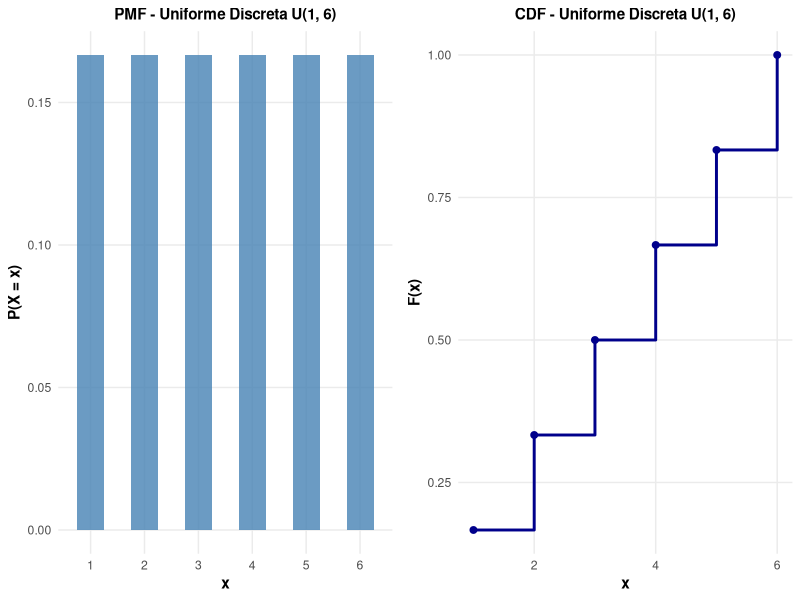
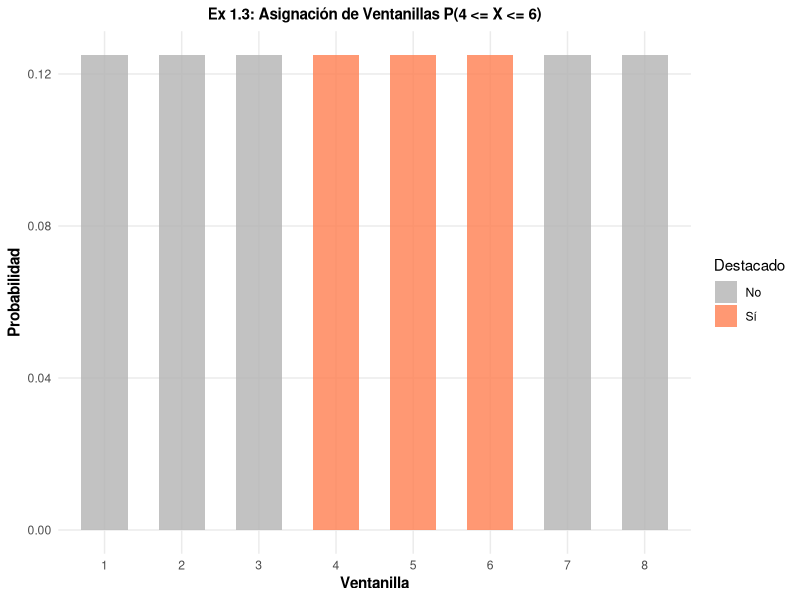
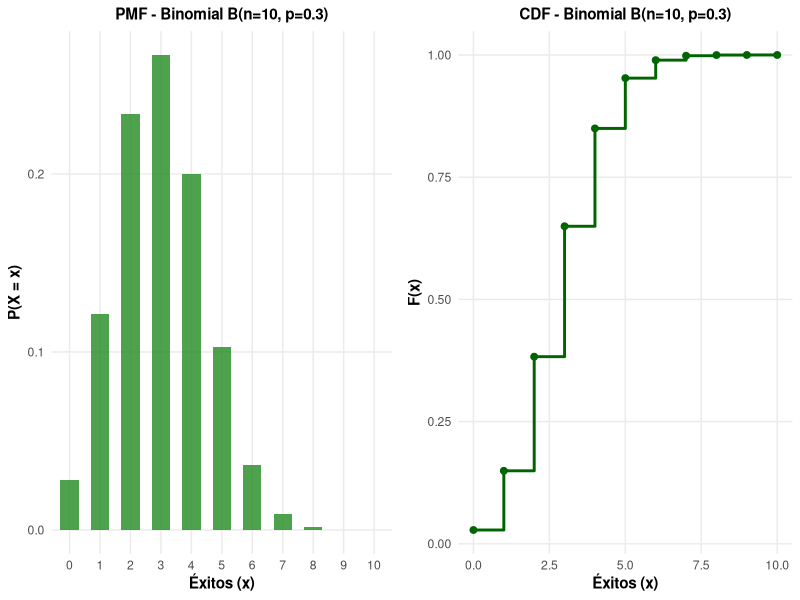
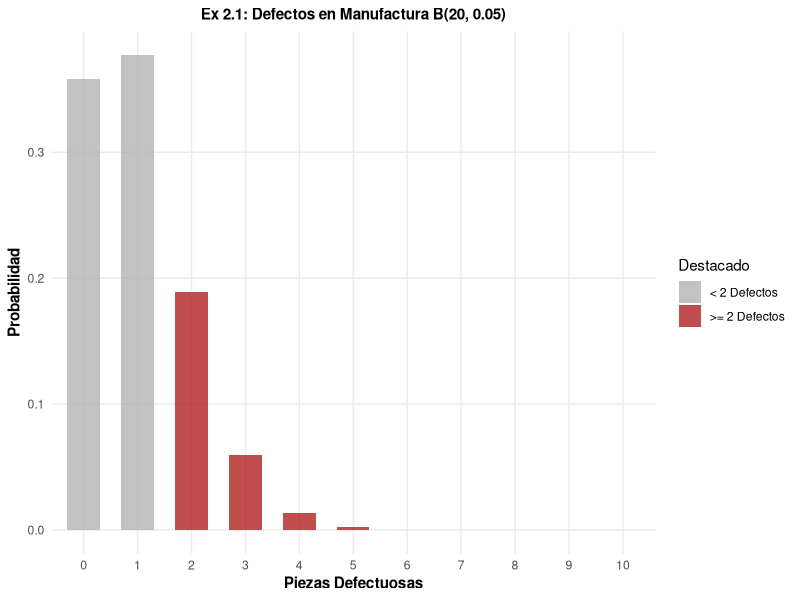

Recreate these plots in R, in order. (Note: this script raises an error after producing the figures.)
## ---- chunk 1
# ==============================================================================
# TAREA 5: ESTADÍSTICA APLICADA - DISTRIBUCIONES DISCRETAS DE PROBABILIDAD
# ==============================================================================
# En este script resuelvo los ejercicios de la Tarea 5 analizando las 6 
# distribuciones discretas principales. Para cada tema incluyo su parte teórica, 
# gráficas de densidad (PMF) y acumulada (CDF), junto con 3 ejercicios resueltos 
# comparando el cálculo teórico vs simulación montecarlo en R.
# ==============================================================================

library(ggplot2)
library(dplyr)
library(tidyr)
library(gridExtra)

# Fijo la semilla para que mis simulaciones sean reproducibles
set.seed(42)

# Configuro un tema limpio en ggplot2 para mis gráficas
theme_set(theme_minimal() + 
            theme(plot.title = element_text(face = "bold", size = 11, hjust = 0.5),
                  axis.title = element_text(face = "bold"),
                  panel.grid.minor = element_blank()))


# ==============================================================================
# 1. DISTRIBUCIÓN UNIFORME DISCRETA
# ==============================================================================
# Parámetros: k valores equiprobables en {a, a+1, ..., b}, donde n = b - a + 1.
# Media E[X] = (a + b) / 2 | Varianza Var(X) = ((b - a + 1)^2 - 1) / 12
# Como R no trae funciones nativas dunifdis/punifdis, programo mis propias funciones:

dunifdis <- function(x, a, b) ifelse(x >= a & x <= b & x == round(x), 1 / (b - a + 1), 0)
punifdis <- function(x, a, b) ifelse(x < a, 0, ifelse(x >= b, 1, (floor(x) - a + 1) / (b - a + 1)))

# Genero los datos para graficar la PMF y CDF del caso base U(1, 6)
df_unif <- data.frame(x = 1:6) %>%
  mutate(PMF = dunifdis(x, 1, 6), CDF = punifdis(x, 1, 6))

p1_pmf <- ggplot(df_unif, aes(x = factor(x), y = PMF)) +
  geom_col(fill = "steelblue", alpha = 0.8, width = 0.5) +
  labs(title = "PMF - Uniforme Discreta U(1, 6)", x = "x", y = "P(X = x)")

p1_cdf <- ggplot(df_unif, aes(x = x, y = CDF)) +
  geom_step(color = "darkblue", size = 1) + geom_point(color = "darkblue", size = 2) +
  labs(title = "CDF - Uniforme Discreta U(1, 6)", x = "x", y = "F(x)")

grid.arrange(p1_pmf, p1_cdf, ncol = 2)

# --- Ejercicio 1.1: Control de Calidad ---
# Un inspector elige al azar un lote del 1 al 6. ¿Cuál es la probabilidad de inspeccionar el lote 3 o menor?
a1 <- 1; b1 <- 6
prob_e11 <- punifdis(3, a1, b1)
sim_e11 <- sample(a1:b1, size = 10000, replace = TRUE)
mean_sim_e11 <- mean(sim_e11 <= 3)
cat("Ex 1.1 - P(X <= 3): Teórico =", prob_e11, "| Muestral =", mean_sim_e11, "\n")

# --- Ejercicio 1.2: Finanzas / Asignación de Portafolios ---
# Un algoritmo asigna al azar tipos de activos numerados del 1 al 10. ¿Probabilidad de asignar el activo 7?
a2 <- 1; b2 <- 10
prob_e12 <- dunifdis(7, a2, b2)
sim_e12 <- sample(a2:b2, size = 10000, replace = TRUE)
mean_sim_e12 <- mean(sim_e12 == 7)
cat("Ex 1.2 - P(X = 7): Teórico =", prob_e12, "| Muestral =", mean_sim_e12, "\n")

# --- Ejercicio 1.3: Servicios / Ventanillas ---
# Se asignan clientes a 8 ventanillas equiprobables. ¿Probabilidad de caer en ventanillas de la 4 a la 6?
a3 <- 1; b3 <- 8
prob_e13 <- punifdis(6, a3, b3) - punifdis(3, a3, b3)
sim_e13 <- sample(a3:b3, size = 10000, replace = TRUE)
mean_sim_e13 <- mean(sim_e13 >= 4 & sim_e13 <= 6)
cat("Ex 1.3 - P(4 <= X <= 6): Teórico =", prob_e13, "| Muestral =", mean_sim_e13, "\n")

# Grafico las ventanillas de interés para resaltar la probabilidad
df_e13 <- data.frame(x = 1:8) %>% mutate(Destacado = ifelse(x >= 4 & x <= 6, "Sí", "No"))
ggplot(df_e13, aes(x = factor(x), y = 1/8, fill = Destacado)) +
  geom_col(alpha = 0.8, width = 0.6) +
  scale_fill_manual(values = c("No" = "gray70", "Sí" = "coral")) +
  labs(title = "Ex 1.3: Asignación de Ventanillas P(4 <= X <= 6)", x = "Ventanilla", y = "Probabilidad")


# ==============================================================================
# 2. DISTRIBUCIONES BERNOULLI Y BINOMIAL
# ==============================================================================
# Parámetros: n (número de ensayos independientes), p (probabilidad de éxito).
# Media E[X] = n*p | Varianza Var(X) = n*p*(1-p)
# Usando funciones integradas de R: dbinom(), pbinom(), rbinom()

df_binom <- data.frame(x = 0:10) %>%
  mutate(PMF = dbinom(x, size = 10, prob = 0.3), CDF = pbinom(x, size = 10, prob = 0.3))

p2_pmf <- ggplot(df_binom, aes(x = factor(x), y = PMF)) +
  geom_col(fill = "forestgreen", alpha = 0.8, width = 0.6) +
  labs(title = "PMF - Binomial B(n=10, p=0.3)", x = "Éxitos (x)", y = "P(X = x)")

p2_cdf <- ggplot(df_binom, aes(x = x, y = CDF)) +
  geom_step(color = "darkgreen", size = 1) + geom_point(color = "darkgreen", size = 2) +
  labs(title = "CDF - Binomial B(n=10, p=0.3)", x = "Éxitos (x)", y = "F(x)")

grid.arrange(p2_pmf, p2_cdf, ncol = 2)

# --- Ejercicio 2.1: Manufactura ---
# Inspección de n = 20 piezas con probabilidad de defecto p = 0.05. Probabilidad de hallarse 2 o más defectuosas.
n21 <- 20; p21 <- 0.05
prob_e21 <- 1 - pbinom(1, size = n21, prob = p21)
sim_e21 <- rbinom(10000, size = n21, prob = p21)
mean_sim_e21 <- mean(sim_e21 >= 2)
cat("Ex 2.1 - P(X >= 2): Teórico =", prob_e21, "| Muestral =", mean_sim_e21, "\n")

# --- Ejercicio 2.2: Finanzas / Créditos ---
# Se evalúan n = 15 solicitudes con tasa de aprobación del 60% (p = 0.60). Probabilidad de aprobar 10 exactas.
n22 <- 15; p22 <- 0.60
prob_e22 <- dbinom(10, size = n22, prob = p22)
sim_e22 <- rbinom(10000, size = n22, prob = p22)
mean_sim_e22 <- mean(sim_e22 == 10)
cat("Ex 2.2 - P(X = 10): Teórico =", prob_e22, "| Muestral =", mean_sim_e22, "\n")

# --- Ejercicio 2.3: Control de Calidad ---
# Se prueban 12 componentes con p_falla = 0.15. Probabilidad de que a lo sumo 3 fallen.
n23 <- 12; p23 <- 0.15
prob_e23 <- pbinom(3, size = n23, prob = p23)
sim_e23 <- rbinom(10000, size = n23, prob = p23)
mean_sim_e23 <- mean(sim_e23 <= 3)
cat("Ex 2.3 - P(X <= 3): Teórico =", prob_e23, "| Muestral =", mean_sim_e23, "\n")

# Visualización para resaltar el caso de 2 o más defectuosas
df_e21 <- data.frame(x = 0:10) %>% 
  mutate(prob = dbinom(x, n21, p21), Destacado = ifelse(x >= 2, ">= 2 Defectos", "< 2 Defectos"))
ggplot(df_e21, aes(x = factor(x), y = prob, fill = Destacado)) +
  geom_col(alpha = 0.8, width = 0.6) +
  scale_fill_manual(values = c("< 2 Defectos" = "gray70", ">= 2 Defectos" = "firebrick")) +
  labs(title = "Ex 2.1: Defectos en Manufactura B(20, 0.05)", x = "Piezas Defectuosas", y = "Probabilidad")


# ==============================================================================
# 3. DISTRIBUCIÓN GEOMÉTRICA
# ==============================================================================
# Parámetros: p (probabilidad de éxito en cada ensayo).
# OJO: En R (dgeom/rgeom), X representa el número de FRACASOS antes del primer éxito.
# Media E[X_fracasos] = (1-p)/p | Media E[X_ensayos] = 1/p | Varianza Var(X) = (1-p) / p^2

df_geom <- data.frame(x = 0:10) %>%
  mutate(PMF = dgeom(x, prob = 0.25), CDF = pgeom(x, prob = 0.25))

p3_pmf <- ggplot(df_geom, aes(x = factor(x), y = PMF)) +
  geom_col(fill = "purple", alpha = 0.8, width = 0.6) +
  labs(title = "PMF - Geométrica Geom(p=0.25)", x = "Fracasos previos (x)", y = "P(X = x)")

p3_cdf <- ggplot(df_geom, aes(x = x, y = CDF)) +
  geom_step(color = "darkpurple", size = 1) + geom_point(color = "darkpurple", size = 2) +
  labs(title = "CDF - Geométrica Geom(p=0.25)", x = "Fracasos previos (x)", y = "F(x)")

grid.arrange(p3_pmf, p3_cdf, ncol = 2)

# --- Ejercicio 3.1: Servicios / Call Center ---
# p_conectar = 0.20. ¿Probabilidad de lograr la conexión exactamente en el 4to intento (3 fracasos antes)?
p31 <- 0.20
prob_e31 <- dgeom(3, prob = p31)
sim_e31 <- rgeom(10000, prob = p31)
mean_sim_e31 <- mean(sim_e31 == 3)
cat("Ex 3.1 - P(Éxito en intento 4): Teórico =", prob_e31, "| Muestral =", mean_sim_e31, "\n")

# --- Ejercicio 3.2: Control de Calidad ---
# p_defectuosa = 0.08. ¿Probabilidad de requerir más de 5 inspecciones para ver una defectuosa (más de 4 fracasos)?
p32 <- 0.08
prob_e32 <- 1 - pgeom(4, prob = p32)
sim_e32 <- rgeom(10000, prob = p32)
mean_sim_e32 <- mean(sim_e32 > 4)
cat("Ex 3.2 - P(Ensayos > 5): Teórico =", prob_e32, "| Muestral =", mean_sim_e32, "\n")

# --- Ejercicio 3.3: Ventas ---
# p_venta = 0.15. ¿Probabilidad de hacer la primera venta en los primeros 3 intentos (a lo sumo 2 fracasos)?
p33 <- 0.15
prob_e33 <- pgeom(2, prob = p33)
sim_e33 <- rgeom(10000, prob = p33)
mean_sim_e33 <- mean(sim_e33 <= 2)
cat("Ex 3.3 - P(Ensayos <= 3): Teórico =", prob_e33, "| Muestral =", mean_sim_e33, "\n")

# Grafico los intentos destacando los primeros 3 ensayos
df_e33 <- data.frame(x = 0:10) %>% 
  mutate(prob = dgeom(x, p33), Destacado = ifelse(x <= 2, "<= 3 Ensayos", "> 3 Ensayos"))
ggplot(df_e33, aes(x = factor(x + 1), y = prob, fill = Destacado)) +
  geom_col(alpha = 0.8, width = 0.6) +
  scale_fill_manual(values = c("<= 3 Ensayos" = "purple", "> 3 Ensayos" = "gray70")) +
  labs(title = "Ex 3.3: Intento de Primera Venta Geom(0.15)", x = "Número de Intento", y = "Probabilidad")


# ==============================================================================
# 4. DISTRIBUCIÓN BINOMIAL NEGATIVA
# ==============================================================================
# Parámetros: r (número de éxitos requeridos), p (probabilidad de éxito por ensayo).
# Nota: En R (dnbinom/pnbinom), X me cuenta los FRACASOS necesarios antes del r-ésimo éxito.
# Media E[X_fracasos] = r*(1-p)/p | Varianza Var(X) = r*(1-p) / p^2

df_nbinom <- data.frame(x = 0:15) %>%
  mutate(PMF = dnbinom(x, size = 3, prob = 0.4), CDF = pnbinom(x, size = 3, prob = 0.4))

p4_pmf <- ggplot(df_nbinom, aes(x = factor(x), y = PMF)) +
  geom_col(fill = "darkorange", alpha = 0.8, width = 0.6) +
  labs(title = "PMF - Binomial Negativa NB(r=3, p=0.4)", x = "Fracasos previos (x)", y = "P(X = x)")

p4_cdf <- ggplot(df_nbinom, aes(x = x, y = CDF)) +
  geom_step(color = "brown", size = 1) + geom_point(color = "brown", size = 2) +
  labs(title = "CDF - Binomial Negativa NB(r=3, p=0.4)", x = "Fracasos previos (x)", y = "F(x)")

grid.arrange(p4_pmf, p4_cdf, ncol = 2)

# --- Ejercicio 4.1: Control de Calidad ---
# Quiero encontrar r = 3 piezas defectuosas (p = 0.10). ¿Probabilidad de revisar exactamente 15 piezas no defectuosas antes?
r41 <- 3; p41 <- 0.10
prob_e41 <- dnbinom(15, size = r41, prob = p41)
sim_e41 <- rnbinom(10000, size = r41, prob = p41)
mean_sim_e41 <- mean(sim_e41 == 15)
cat("Ex 4.1 - P(Fracasos = 15): Teórico =", prob_e41, "| Muestral =", mean_sim_e41, "\n")

# --- Ejercicio 4.2: Servicios / Recursos Humanos ---
# Busco r = 4 candidatos aptos (p = 0.30). Probabilidad de tener que hacer 10 o menos entrevistas en total (fracasos <= 6).
r42 <- 4; p42 <- 0.30
prob_e42 <- pnbinom(6, size = r42, prob = p42)
sim_e42 <- rnbinom(10000, size = r42, prob = p42)
mean_sim_e42 <- mean(sim_e42 <= 6)
cat("Ex 4.2 - P(Total <= 10): Teórico =", prob_e42, "| Muestral =", mean_sim_e42, "\n")

# --- Ejercicio 4.3: Finanzas / Ventas ---
# Necesito captar r = 2 clientes VIP (p = 0.25). Probabilidad de acumular más de 5 rechazos antes de lograrlo.
r43 <- 2; p43 <- 0.25
prob_e43 <- 1 - pnbinom(5, size = r43, prob = p43)
sim_e43 <- rnbinom(10000, size = r43, prob = p43)
mean_sim_e43 <- mean(sim_e43 > 5)
cat("Ex 4.3 - P(Fracasos > 5): Teórico =", prob_e43, "| Muestral =", mean_sim_e43, "\n")

# Visualización para las entrevistas totales del Ejercicio 4.2
df_e42 <- data.frame(x = 0:15) %>% 
  mutate(prob = dnbinom(x, size = r42, prob = p42), Destacado = ifelse(x <= 6, "<= 10 Entrevistas", "> 10 Entrevistas"))
ggplot(df_e42, aes(x = factor(x + r42), y = prob, fill = Destacado)) +
  geom_col(alpha = 0.8, width = 0.6) +
  scale_fill_manual(values = c("<= 10 Entrevistas" = "darkorange", "> 10 Entrevistas" = "gray70")) +
  labs(title = "Ex 4.2: Entrevistas para 4 Candidatos Aptos NB(4, 0.30)", x = "Entrevistas Totales", y = "Probabilidad")


# ==============================================================================
# 5. DISTRIBUCIÓN HIPERGEOMÉTRICA
# ==============================================================================
# Muestreo sin reemplazo de una población finita.
# Parámetros en R (dhyper): m (éxitos en población), n (fracasos en población), k (muestra).
# Media E[X] = k * (m / (m + n))
# Varianza Var(X) = k * (m / N) * (1 - m/N) * ((N - k) / (N - 1))  donde N = m + n

df_hyper <- data.frame(x = 0:10) %>%
  mutate(PMF = dhyper(x, m = 20, n = 80, k = 10), CDF = phyper(x, m = 20, n = 80, k = 10))

p5_pmf <- ggplot(df_hyper, aes(x = factor(x), y = PMF)) +
  geom_col(fill = "teal", alpha = 0.8, width = 0.6) +
  labs(title = "PMF - Hipergeométrica Hyper(m=20, n=80, k=10)", x = "Éxitos muestrales (x)", y = "P(X = x)")

p5_cdf <- ggplot(df_hyper, aes(x = x, y = CDF)) +
  geom_step(color = "darkteal", size = 1) + geom_point(color = "darkteal", size = 2) +
  labs(title = "CDF - Hipergeométrica Hyper(m=20, n=80, k=10)", x = "Éxitos muestrales (x)", y = "F(x)")

grid.arrange(p5_pmf, p5_cdf, ncol = 2)

# --- Ejercicio 5.1: Control de Calidad ---
# Lote N = 50 piezas (m = 8 defectuosas, n_pobl = 42 buenas). Se toma una muestra k = 5. ¿Probabilidad de 2 defectuosas?
m51 <- 8; n51 <- 42; k51 <- 5
prob_e51 <- dhyper(2, m = m51, n = n51, k = k51)
sim_e51 <- rhyper(10000, m = m51, n = n51, k = k51)
mean_sim_e51 <- mean(sim_e51 == 2)
cat("Ex 5.1 - P(X = 2): Teórico =", prob_e51, "| Muestral =", mean_sim_e51, "\n")

# --- Ejercicio 5.2: Auditoría Financiera ---
# N = 30 facturas (m = 6 con errores, n_pobl = 24 bien). Reviso k = 6. ¿Probabilidad de hallar al menos 1 con error?
m52 <- 6; n52 <- 24; k52 <- 6
prob_e52 <- 1 - phyper(0, m = m52, n = n52, k = k52)
sim_e52 <- rhyper(10000, m = m52, n = n52, k = k52)
mean_sim_e52 <- mean(sim_e52 >= 1)
cat("Ex 5.2 - P(X >= 1): Teórico =", prob_e52, "| Muestral =", mean_sim_e52, "\n")

# --- Ejercicio 5.3: Selección de Personal ---
# N = 20 profesionales (12 ingenieros, 8 economistas). Se eligen k = 4. ¿Probabilidad de incluir 2 ingenieros exactos?
m53 <- 12; n53 <- 8; k53 <- 4
prob_e53 <- dhyper(2, m = m53, n = n53, k = k53)
sim_e53 <- rhyper(10000, m = m53, n = n53, k = k53)
mean_sim_e53 <- mean(sim_e53 == 2)
cat("Ex 5.3 - P(X = 2): Teórico =", prob_e53, "| Muestral =", mean_sim_e53, "\n")

# Gráfica para destacar facturas con error en la muestra de auditoría
df_e52 <- data.frame(x = 0:6) %>% 
  mutate(prob = dhyper(x, m52, n52, k52), Destacado = ifelse(x >= 1, "Con error", "Sin error"))
ggplot(df_e52, aes(x = factor(x), y = prob, fill = Destacado)) +
  geom_col(alpha = 0.8, width = 0.6) +
  scale_fill_manual(values = c("Sin error" = "gray70", "Con error" = "teal")) +
  labs(title = "Ex 5.2: Auditoría de Facturas con Error", x = "Facturas Erróneas en Muestra", y = "Probabilidad")


# ==============================================================================
# 6. DISTRIBUCIÓN DE POISSON
# ==============================================================================
# Ocurrencia de eventos raros en un intervalo continuo de tiempo o espacio.
# Parámetro: lambda (promedio de ocurrencias por unidad de medida).
# Media E[X] = lambda | Varianza Var(X) = lambda
# Funciones R: dpois(), ppois(), rpois()

df_pois <- data.frame(x = 0:15) %>%
  mutate(PMF = dpois(x, lambda = 4.5), CDF = ppois(x, lambda = 4.5))

p6_pmf <- ggplot(df_pois, aes(x = factor(x), y = PMF)) +
  geom_col(fill = "firebrick", alpha = 0.8, width = 0.6) +
  labs(title = "PMF - Poisson Pois(lambda=4.5)", x = "Ocurrencias (x)", y = "P(X = x)")

p6_cdf <- ggplot(df_pois, aes(x = x, y = CDF)) +
  geom_step(color = "darkred", size = 1) + geom_point(color = "darkred", size = 2) +
  labs(title = "CDF - Poisson Pois(lambda=4.5)", x = "Ocurrencias (x)", y = "F(x)")

grid.arrange(p6_pmf, p6_cdf, ncol = 2)

# --- Ejercicio 6.1: Servicios Bancarios ---
# Llegan en promedio lambda = 6 clientes por hora. ¿Probabilidad de que en una hora lleguen exactamente 8?
l61 <- 6
prob_e61 <- dpois(8, lambda = l61)
sim_e61 <- rpois(10000, lambda = l61)
mean_sim_e61 <- mean(sim_e61 == 8)
cat("Ex 6.1 - P(X = 8): Teórico =", prob_e61, "| Muestral =", mean_sim_e61, "\n")

# --- Ejercicio 6.2: Manufactura ---
# Se observa una media de lambda = 1.2 defectos por metro de cable. ¿Probabilidad de hallar 3 o más defectos?
l62 <- 1.2
prob_e62 <- 1 - ppois(2, lambda = l62)
sim_e62 <- rpois(10000, lambda = l62)
mean_sim_e62 <- mean(sim_e62 >= 3)
cat("Ex 6.2 - P(X >= 3): Teórico =", prob_e62, "| Muestral =", mean_sim_e62, "\n")

# --- Ejercicio 6.3: Sistemas / Redes ---
# Un servidor web recibe lambda = 3 peticiones por minuto. ¿Probabilidad de recibir entre 2 y 5 peticiones inclusivo?
l63 <- 3
prob_e63 <- ppois(5, lambda = l63) - ppois(1, lambda = l63)
sim_e63 <- rpois(10000, lambda = l63)
mean_sim_e63 <- mean(sim_e63 >= 2 & sim_e63 <= 5)
cat("Ex 6.3 - P(2 <= X <= 5): Teórico =", prob_e63, "| Muestral =", mean_sim_e63, "\n")

# Visualización del rango de peticiones en el servidor
df_e63 <- data.frame(x = 0:10) %>% 
  mutate(prob = dpois(x, lambda = l63), Destacado = ifelse(x >= 2 & x <= 5, "Entre 2 y 5", "Otro"))
ggplot(df_e63, aes(x = factor(x), y = prob, fill = Destacado)) +
  geom_col(alpha = 0.8, width = 0.6) +
  scale_fill_manual(values = c("Otro" = "gray70", "Entre 2 y 5" = "firebrick")) +
  labs(title = "Ex 6.3: Solicitudes al Servidor Pois(lambda=3)", x = "Número de Solicitudes", y = "Probabilidad")
